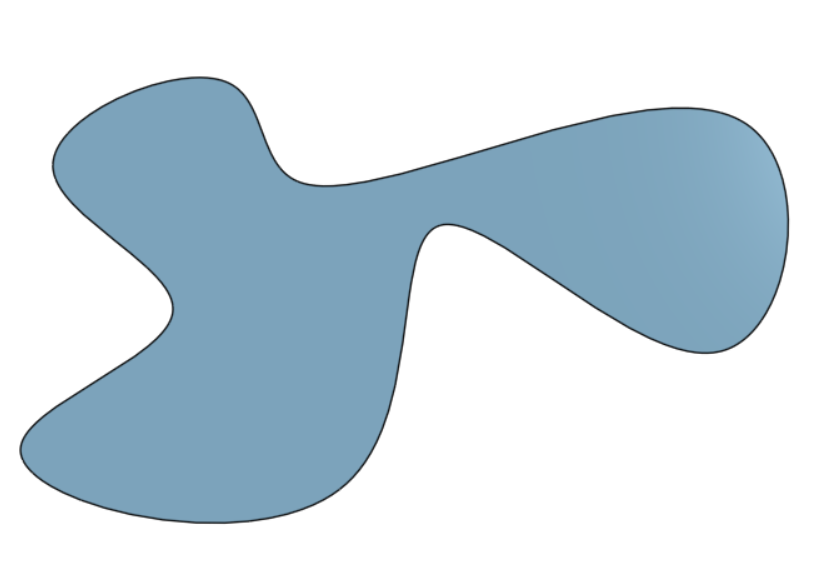
#> input picture weirdShape.png, 823 x 585 px
$ python printer.py
#> lines starting #> are read from the running program, lines starting #| are printed output that depends on the picture
from PIL import Image
from matplotlib import pyplot as plt

curImage = Image.open('weirdShape.png', 'r')
#> curImage is the input picture: PIL image 823x585 RGBA; mean R, G, B, A 205.5, 219.8, 228.5, 255

data = list(curImage.getdata())
#> data = 481455 items
width, height = curImage.size
#> width = 823; height = 585

xStep = 10
yStep = 20
x = []
y = []
print(width, height)
#| 823 585
for i in range(0, height, yStep):
    for j in range(0, width, xStep):
        string = ''
        if sum(data[i*width + j][:-1]) < 760:
            string = '@'
            x.append(j)
            y.append(i)
        else:
            string = '.'
        print(string + ' '*(1 - len(string)), end='')
    print()
#> after the loop, y = 918 values from 80 to 520

plt.scatter(x, y)
plt.gca().axis('equal')
plt.show()
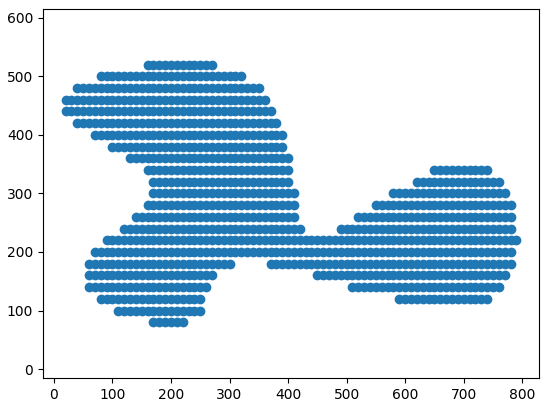
#> figure drawn by matplotlib, 1 panel

$ run again, with intakePlate.png copied over weirdShape.png
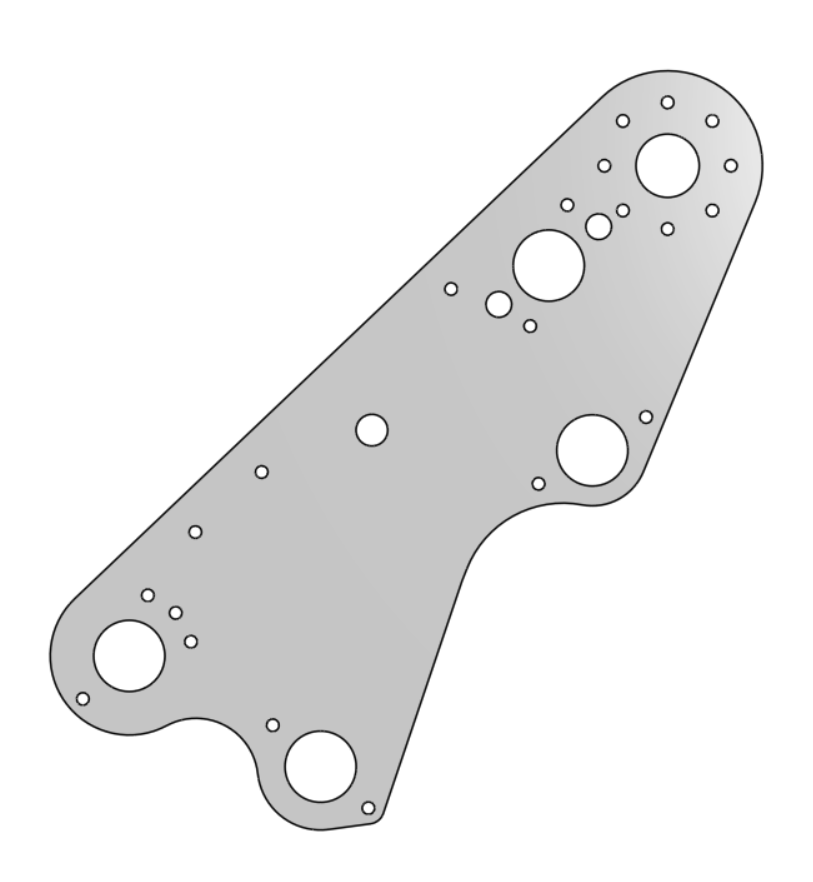
#> input picture intakePlate.png, 813 x 882 px
#> curImage is the input picture: PIL image 813x882 RGBA; mean R, G, B, A 236.9, 236.9, 236.9, 255
#> data = 717066 items
#| 813 882
#> `plt.show()`:
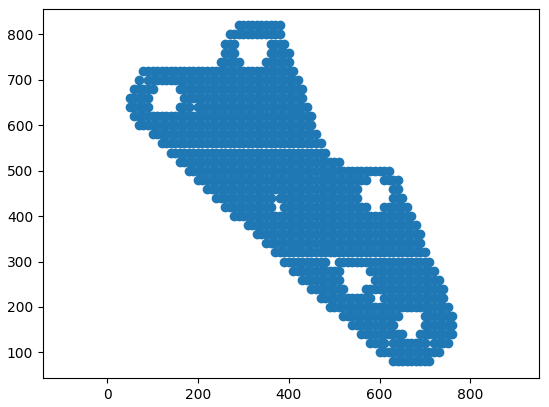
#> figure drawn by matplotlib, 1 panel

$ run again, with otherShooterIdea.png copied over weirdShape.png
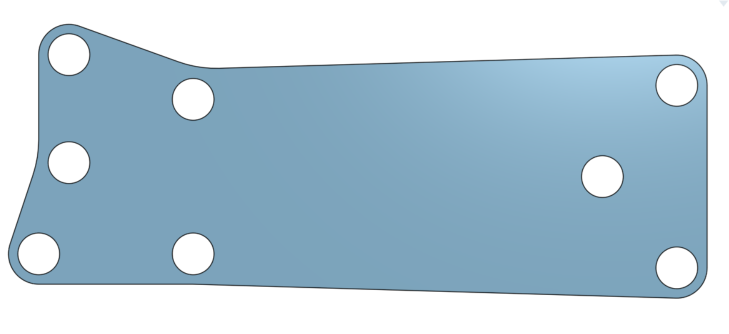
#> input picture otherShooterIdea.png, 1457 x 667 px (shown at 1/2 size)
#> curImage is the input picture: PIL image 1457x667 RGBA; mean R, G, B, A 177.4, 200.9, 215.1, 255
#> data = 971819 items
#| 1457 667
#> `plt.show()`:
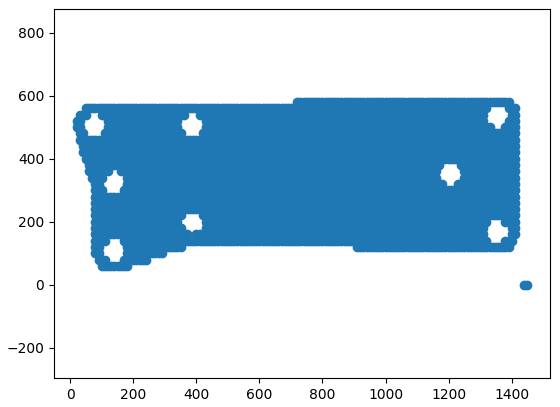
#> figure drawn by matplotlib, 1 panel
